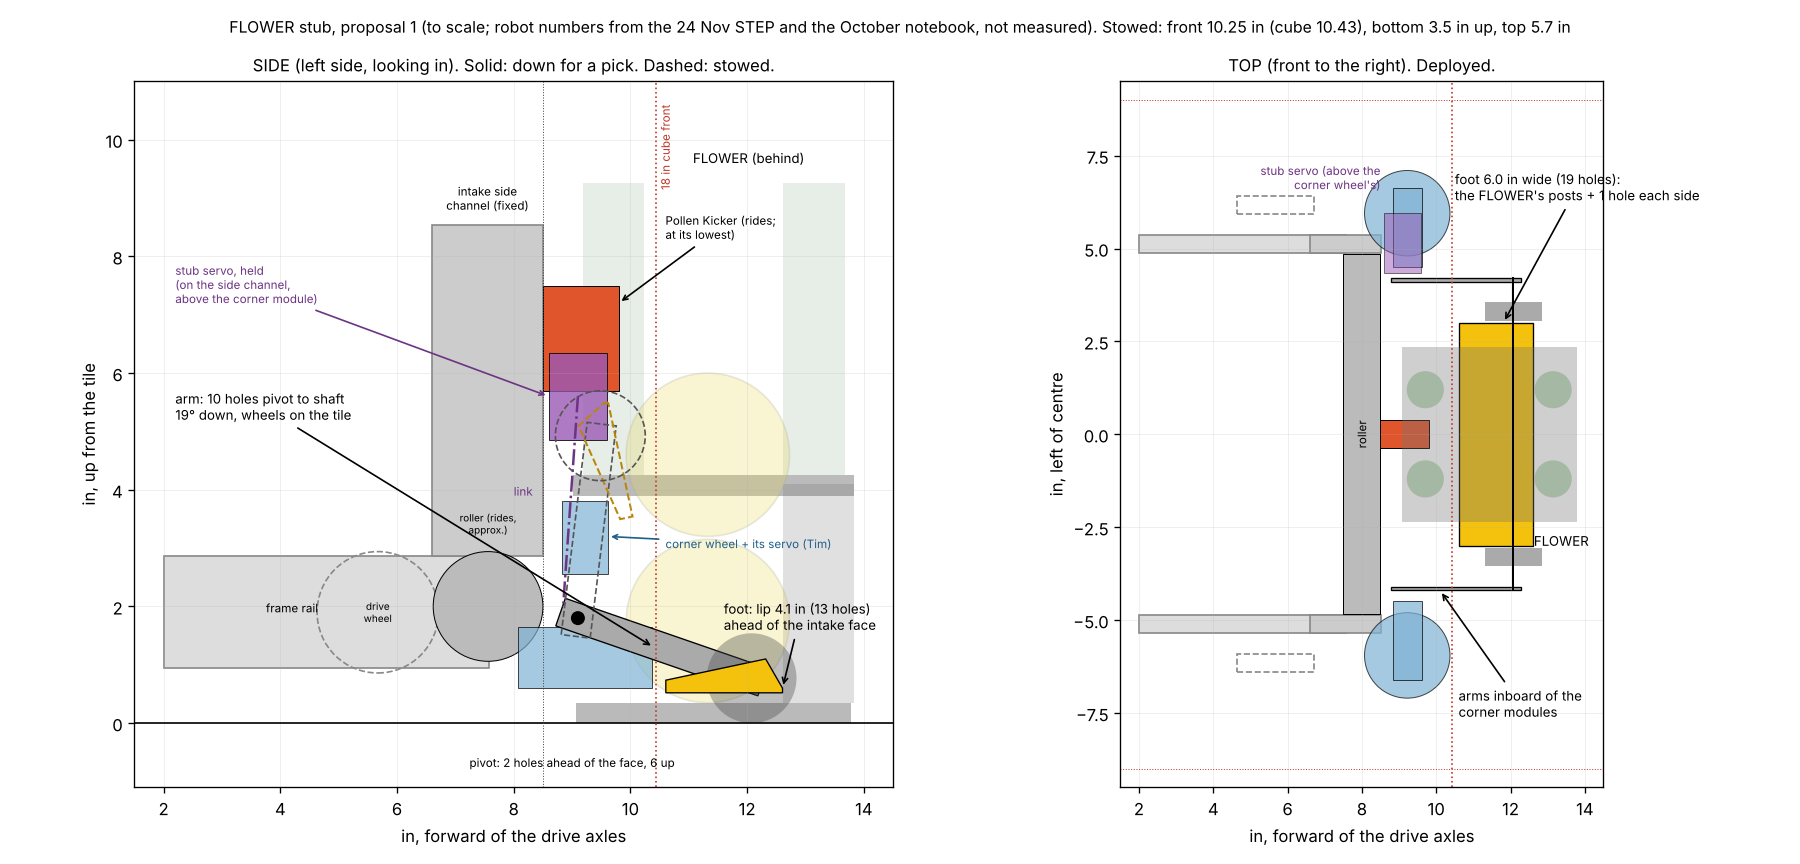

Write Python code to recreate this figure.
"""The FLOWER stub, first proposal: a to-scale side and top view on today's robot front.

    python3 cad/flower-stub/proposal.py        # writes proposal.png next to this file

Robot frame, inches: +X forward, +Y left, +Z up, origin on the floor under the middle of the drive axles (as
doc/corner-wheels.md). Every robot number is from the 24 Nov robot STEP as read by the corner-wheel session, or from
the October FLOWER-stick notebook; none is measured on the robot yet. The stub's own numbers (the CONSTANTS below) are
the proposal.
"""
import math, os
import numpy as np
import matplotlib; matplotlib.use("Agg")
import matplotlib.pyplot as plt
from matplotlib.patches import Polygon, Circle, Rectangle

HERE = os.path.dirname(os.path.abspath(__file__))
HOLE = 8 / 25.4                       # goBILDA hole pitch, 8 mm

# ---- the robot (24 Nov STEP, approximate at the front) ----------------------------------------------------------
FACE = 8.5                            # the intake's front face
BOX_FRONT, BOX_BACK = 10.43, -7.57    # the 18 in starting cube (R102)
KICKER = (8.5, 9.8, 5.7, 7.5, 0.375)  # Pollen Kicker on the intake, at pick height: X, X, Z, Z, half-width (rides)
CW_AXLE, CW_R = (9.22, 5.95), 1.15    # corner wheel (prototype 3), 2.3 in
CW_SERVO = (8.83, 9.61, 4.49, 6.62, 2.56, 3.80)   # X, X, |Y|, |Y|, Z, Z
CW_BRACKET_TOP = 4.75

# ---- the stub (the proposal) ---------------------------------------------------------------------------------------
PIVOT = np.array([9.1, 1.8])          # X, Z: 0.6 in (2 holes) ahead of the face, 1.8 in (6 holes) up
ARM_Y = (4.10, 4.20)                  # each arm, a flat pattern bar, inboard of the corner module
ARM_HOLES = 10                        # pivot to shaft, 80 mm
SHAFT_Z, WHEEL_R = 0.77, 0.77         # 8 mm REX shaft on two 39 mm wheels
WHEEL_Y = (3.05, 3.55)
BLADE_HALF_W = 3.0                    # 6.0 in: the FLOWER's posts (5.4) plus one hole each side
SHAFT_BACK = 0.53                     # lip to shaft, the notebook's mountain blade
TAIL_CUT = 2.0
STOW_DEG = 83
SERVO = (8.6, 9.6, 4.35, 5.95, 4.85, 6.35)        # stick servo block above the corner module: X, X, |Y|, |Y|, Z, Z

L = ARM_HOLES * HOLE
shaft = np.array([PIVOT[0] + math.sqrt(L * L - (PIVOT[1] - SHAFT_Z) ** 2), SHAFT_Z])
lip = shaft[0] + SHAFT_BACK
dep = math.atan2(shaft[1] - PIVOT[1], shaft[0] - PIVOT[0])
tt = math.tan(math.radians(12)); xp = 0.289
prof = [(0, 0.52), (0, 0.6), (xp, 1.1)] + [(x, max(0.52, 1.1 - (x - xp) * tt)) for x in np.linspace(xp, TAIL_CUT, 12)] + [(TAIL_CUT, 0.52)]
blade = np.array([[lip - x, z] for x, z in prof])


def rot(P, a, c=PIVOT):
    co, si = math.cos(a), math.sin(a); q = np.asarray(P, float) - c
    return c + np.c_[co * q[:, 0] - si * q[:, 1], si * q[:, 0] + co * q[:, 1]]


def arm(a):
    d = np.array([math.cos(a), math.sin(a)]); n = np.array([-d[1], d[0]]) * 0.25
    p0, p1 = PIVOT - d * HOLE * 1.0, PIVOT + d * (L + 0.2)
    return np.array([p0 + n, p1 + n, p1 - n, p0 - n])


fold = math.radians(STOW_DEG) - dep
blade_s = rot(blade, fold); shaft_s = rot([shaft], fold)[0]
flower_x = lip - 1.18                 # FLOWER centre when the lip meets its posts (notebook: posts 1.18 in past the ball)

fig, (ax, at) = plt.subplots(1, 2, figsize=(15, 7.2), gridspec_kw={"width_ratios": [1.15, 1]})

# ---------------- side view ----------------
ax.axhline(0, color="k", lw=1)
ax.add_patch(Rectangle((2.0, 0.95), FACE - 0.93 - 2.0, 1.91, fc="#ddd", ec="#888")); ax.text(4.2, 1.9, "frame rail", fontsize=7, ha="center")
ax.add_patch(Rectangle((6.60, 2.86), 1.91, 5.67, fc="#ccc", ec="#888")); ax.text(7.55, 8.8, "intake side\nchannel (fixed)", fontsize=7, ha="center")
ax.add_patch(Circle((5.67, 1.9), 1.04, fc="none", ec="#888", ls="--")); ax.text(5.67, 1.9, "drive\nwheel", fontsize=6, ha="center", va="center")
ax.add_patch(Circle((FACE - 0.94, 2.0), 0.94, fc="#bbb", ec="k", lw=0.6)); ax.text(FACE - 0.94, 3.25, "roller (rides,\napprox.)", fontsize=6, ha="center")
ax.add_patch(Rectangle((KICKER[0], KICKER[2]), KICKER[1] - KICKER[0], KICKER[3] - KICKER[2], fc="#e0552b", ec="k", lw=0.6))
ax.annotate("Pollen Kicker (rides;\nat its lowest)", (KICKER[1], 7.2), (10.6, 8.3), fontsize=7, arrowprops=dict(arrowstyle="->"))
ax.add_patch(Rectangle((CW_AXLE[0] - CW_R, 0.6), 2 * CW_R, 1.05, fc="#7fb3d5", ec="k", lw=0.6, alpha=0.7))
ax.add_patch(Rectangle((CW_SERVO[0], CW_SERVO[4]), CW_SERVO[1] - CW_SERVO[0], CW_SERVO[5] - CW_SERVO[4], fc="#7fb3d5", ec="k", lw=0.6, alpha=0.7))
ax.annotate("corner wheel + its servo (Tim)", (CW_SERVO[1], 3.2), (10.6, 3.0), fontsize=7, color="#1f5f8b", arrowprops=dict(arrowstyle="->", color="#1f5f8b"))
ax.add_patch(Rectangle((SERVO[0], SERVO[4]), SERVO[1] - SERVO[0], SERVO[5] - SERVO[4], fc="#9b59b6", ec="k", lw=0.6, alpha=0.8))
ax.annotate("stub servo, held\n(on the side channel,\nabove the corner module)", (SERVO[0], 5.6), (2.2, 7.2), fontsize=7, color="#6c3483", arrowprops=dict(arrowstyle="->", color="#6c3483"))
ax.plot([SERVO[0] + 0.5, PIVOT[0] - 0.25], [5.6, PIVOT[1] + 0.25], color="#6c3483", lw=1.5, ls="-.")
ax.text(8.0, 3.9, "link", fontsize=7, color="#6c3483")
# FLOWER
fx = flower_x
ax.add_patch(Rectangle((fx - 2.36, 0), 4.72, 0.35, fc="#777", alpha=0.5, zorder=0)); ax.add_patch(Rectangle((fx + 1.18, 0.35), 1.22, 3.75, fc="#999", alpha=0.3, zorder=0))
ax.add_patch(Rectangle((fx - 2.41, 3.9), 4.82, 0.35, fc="#555", alpha=0.4, zorder=0))
for sg in (1, -1): ax.add_patch(Rectangle((fx + sg * 1.72 - 0.525, 4.25), 1.05, 5.0, fc="#8a8", alpha=0.2, zorder=0))
for bz in (1.75, 4.6): ax.add_patch(Circle((fx - 0.1, bz), 1.4, fc="#e8d44a", ec="#aa9", alpha=0.25, zorder=0))
ax.text(fx + 0.6, 9.6, "FLOWER (behind)", fontsize=8, ha="center")
# stub deployed
ax.add_patch(Polygon(arm(dep), fc="#aaa", ec="k", lw=0.8))
ax.add_patch(Circle(tuple(shaft), WHEEL_R, fc="#444", alpha=0.35)); ax.add_patch(Polygon(blade, fc="#f4c20d", ec="k", lw=0.8))
ax.add_patch(Circle(tuple(PIVOT), 0.12, fc="k"))
# stowed
ax.add_patch(Polygon(arm(math.radians(STOW_DEG)), fc="none", ec="#555", ls="--"))
ax.add_patch(Polygon(blade_s, fc="none", ec="#b8860b", ls="--", lw=1.2)); ax.add_patch(Circle(tuple(shaft_s), WHEEL_R, fc="none", ec="#555", ls="--"))
ax.axvline(BOX_FRONT, color="#c0392b", lw=1, ls=":"); ax.text(BOX_FRONT + 0.05, 10.6, "18 in cube front", fontsize=7, color="#c0392b", rotation=90, va="top")
ax.axvline(FACE, color="#444", lw=0.6, ls=":")
ax.annotate(f"arm: {ARM_HOLES} holes pivot to shaft\n{-math.degrees(dep):.0f}° down, wheels on the tile", (PIVOT[0] + 1.3, 1.3), (2.2, 5.2), fontsize=8, arrowprops=dict(arrowstyle="->"))
ax.annotate(f"foot: lip {lip - FACE:.1f} in ({(lip - FACE) / HOLE:.0f} holes)\nahead of the intake face", (lip, 0.6), (11.6, 1.6), fontsize=8, arrowprops=dict(arrowstyle="->"))
ax.text(9.0, -0.75, "pivot: 2 holes ahead of the face, 6 up", fontsize=7, ha="center")
ax.set_xlim(1.5, 14.5); ax.set_ylim(-1.1, 11); ax.set_aspect("equal"); ax.grid(True, lw=0.3, alpha=0.4)
ax.set_title("SIDE (left side, looking in). Solid: down for a pick. Dashed: stowed.", fontsize=10)
ax.set_xlabel("in, forward of the drive axles"); ax.set_ylabel("in, up from the tile")

# ---------------- top view ----------------
for sg in (1, -1):
    at.add_patch(Rectangle((2.0, sg * 4.87 if sg > 0 else -5.36), FACE - 0.93 - 2.0, 0.49, fc="#ddd", ec="#888"))
    at.add_patch(Rectangle((6.60, sg * 4.87 if sg > 0 else -5.36), 1.91, 0.49, fc="#ccc", ec="#888"))
    at.add_patch(Rectangle((4.64, 5.92 if sg > 0 else -6.40), 2.07, 0.48, fc="none", ec="#888", ls="--"))
    at.add_patch(Circle((CW_AXLE[0], sg * CW_AXLE[1]), CW_R, fc="#7fb3d5", ec="k", lw=0.6, alpha=0.7))
    y0, y1 = (CW_SERVO[2], CW_SERVO[3]) if sg > 0 else (-CW_SERVO[3], -CW_SERVO[2])
    at.add_patch(Rectangle((CW_SERVO[0], y0), CW_SERVO[1] - CW_SERVO[0], y1 - y0, fc="#7fb3d5", ec="k", lw=0.6, alpha=0.7))
    a0, a1 = (ARM_Y if sg > 0 else (-ARM_Y[1], -ARM_Y[0]))
    at.add_patch(Rectangle((PIVOT[0] - HOLE, a0), shaft[0] - PIVOT[0] + HOLE + 0.2, a1 - a0, fc="#aaa", ec="k", lw=0.8))
    w0, w1 = (WHEEL_Y if sg > 0 else (-WHEEL_Y[1], -WHEEL_Y[0]))
    at.add_patch(Rectangle((shaft[0] - WHEEL_R, w0), 2 * WHEEL_R, w1 - w0, fc="#444", alpha=0.45))
at.add_patch(Rectangle((SERVO[0], SERVO[2]), SERVO[1] - SERVO[0], SERVO[3] - SERVO[2], fc="#9b59b6", ec="k", lw=0.6, alpha=0.5))
at.text(SERVO[0] - 0.1, 6.6, "stub servo (above the\ncorner wheel's)", fontsize=7, color="#6c3483", ha="right")
at.add_patch(Rectangle((FACE - 1.0, -4.84), 1.0, 9.68, fc="#bbb", ec="k", lw=0.6)); at.text(FACE - 0.5, 0, "roller", rotation=90, fontsize=7, ha="center", va="center")
at.add_patch(Rectangle((KICKER[0], -KICKER[4]), KICKER[1] - KICKER[0], 2 * KICKER[4], fc="#e0552b", ec="k", lw=0.6))
at.plot([shaft[0], shaft[0]], [-ARM_Y[1], ARM_Y[1]], color="k", lw=1.2)
at.add_patch(Rectangle((lip - TAIL_CUT, -BLADE_HALF_W), TAIL_CUT, 2 * BLADE_HALF_W, fc="#f4c20d", ec="k", lw=0.8))
at.add_patch(Rectangle((flower_x - 2.36, -2.36), 4.72, 4.72, fc="#777", alpha=0.35))
for sx in (1, -1):
    for sy in (1, -1): at.add_patch(Circle((flower_x + sx * 1.72, sy * 1.2), 0.5, fc="#8a8", alpha=0.6))
at.text(flower_x + 1.2, -3.0, "FLOWER", fontsize=8)
at.axvline(BOX_FRONT, color="#c0392b", lw=1, ls=":")
at.axhline(9.0, color="#c0392b", lw=0.6, ls=":"); at.axhline(-9.0, color="#c0392b", lw=0.6, ls=":")
at.annotate(f"foot {2 * BLADE_HALF_W:.1f} in wide ({2 * BLADE_HALF_W / HOLE:.0f} holes):\nthe FLOWER's posts + 1 hole each side", (lip - 0.8, BLADE_HALF_W), (10.5, 6.3), fontsize=8, arrowprops=dict(arrowstyle="->"))
at.annotate("arms inboard of the\ncorner modules", (PIVOT[0] + 1.0, -ARM_Y[1]), (10.6, -7.6), fontsize=8, arrowprops=dict(arrowstyle="->"))
at.set_xlim(1.5, 14.5); at.set_ylim(-9.5, 9.5); at.set_aspect("equal"); at.grid(True, lw=0.3, alpha=0.4)
at.set_title("TOP (front to the right). Deployed.", fontsize=10); at.set_xlabel("in, forward of the drive axles"); at.set_ylabel("in, left of centre")

P = np.vstack([blade_s, [shaft_s + [WHEEL_R, 0]]])
fig.suptitle(f"FLOWER stub, proposal 1 (to scale; robot numbers from the 24 Nov STEP and the October notebook, not measured). "
             f"Stowed: front {P[:, 0].max():.2f} in (cube {BOX_FRONT}), bottom {blade_s[:, 1].min():.1f} in up, top {max(blade_s[:, 1].max(), shaft_s[1] + WHEEL_R):.1f} in",
             fontsize=9.5)
fig.tight_layout(); fig.savefig(os.path.join(HERE, "proposal.png"), dpi=120)
print(f"shaft {shaft.round(2)}, lip {lip:.2f} ({lip - FACE:.2f} ahead of face), arm {math.degrees(dep):.1f} deg; stowed blade "
      f"X {blade_s[:, 0].min():.2f}..{blade_s[:, 0].max():.2f}, Z {blade_s[:, 1].min():.2f}..{blade_s[:, 1].max():.2f}; shaft {shaft_s.round(2)}")
